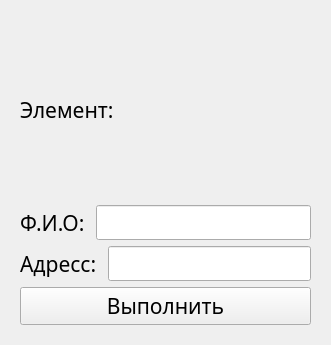
<?xml version="1.0" encoding="UTF-8"?>
<ui version="4.0">
 <class>dialogInsert</class>
 <widget class="QDialog" name="dialogInsert">
  <property name="geometry">
   <rect>
    <x>0</x>
    <y>0</y>
    <width>331</width>
    <height>315</height>
   </rect>
  </property>
  <property name="windowTitle">
   <string>Dialog</string>
  </property>
  <layout class="QGridLayout" name="gridLayout_3">
   <item row="0" column="0">
    <widget class="QStackedWidget" name="stackedWidget">
     <property name="currentIndex">
      <number>2</number>
     </property>
     <widget class="QWidget" name="page">
      <layout class="QGridLayout" name="gridLayout_2">
       <item row="0" column="0">
        <widget class="QLabel" name="label_7">
         <property name="maximumSize">
          <size>
           <width>400</width>
           <height>100</height>
          </size>
         </property>
         <property name="font">
          <font>
           <family>Montserrat Light</family>
           <pointsize>16</pointsize>
          </font>
         </property>
         <property name="text">
          <string>Элемент: </string>
         </property>
        </widget>
       </item>
       <item row="1" column="0">
        <layout class="QVBoxLayout" name="verticalLayout">
         <item>
          <widget class="QLabel" name="label_8">
           <property name="font">
            <font>
             <family>Montserrat Light</family>
             <pointsize>16</pointsize>
            </font>
           </property>
           <property name="text">
            <string>Название действия: </string>
           </property>
          </widget>
         </item>
         <item>
          <widget class="QLineEdit" name="lineEdit_6">
           <property name="font">
            <font>
             <family>Montserrat Light</family>
             <pointsize>14</pointsize>
            </font>
           </property>
           <property name="text">
            <string/>
           </property>
          </widget>
         </item>
         <item>
          <spacer name="verticalSpacer">
           <property name="orientation">
            <enum>Qt::Vertical</enum>
           </property>
           <property name="sizeType">
            <enum>QSizePolicy::Fixed</enum>
           </property>
           <property name="sizeHint" stdset="0">
            <size>
             <width>20</width>
             <height>40</height>
            </size>
           </property>
          </spacer>
         </item>
        </layout>
       </item>
       <item row="2" column="0">
        <widget class="QPushButton" name="pushButton_2">
         <property name="font">
          <font>
           <family>Montserrat Light</family>
           <pointsize>16</pointsize>
          </font>
         </property>
         <property name="text">
          <string>Выполнить</string>
         </property>
        </widget>
       </item>
      </layout>
     </widget>
     <widget class="QWidget" name="page_2">
      <layout class="QGridLayout" name="gridLayout">
       <item row="0" column="0">
        <widget class="QLabel" name="label">
         <property name="maximumSize">
          <size>
           <width>400</width>
           <height>100</height>
          </size>
         </property>
         <property name="font">
          <font>
           <family>Montserrat Light</family>
           <pointsize>16</pointsize>
          </font>
         </property>
         <property name="text">
          <string>Элемент: </string>
         </property>
        </widget>
       </item>
       <item row="1" column="0">
        <layout class="QHBoxLayout" name="horizontalLayout">
         <item>
          <widget class="QLabel" name="label_2">
           <property name="font">
            <font>
             <family>Montserrat Light</family>
             <pointsize>16</pointsize>
            </font>
           </property>
           <property name="text">
            <string>id_book: </string>
           </property>
          </widget>
         </item>
         <item>
          <widget class="QComboBox" name="comboBox"/>
         </item>
        </layout>
       </item>
       <item row="2" column="0">
        <layout class="QHBoxLayout" name="horizontalLayout_2">
         <item>
          <widget class="QLabel" name="label_3">
           <property name="font">
            <font>
             <family>Montserrat Light</family>
             <pointsize>16</pointsize>
            </font>
           </property>
           <property name="text">
            <string>Кол-во: </string>
           </property>
          </widget>
         </item>
         <item>
          <widget class="QLineEdit" name="lineEdit_2">
           <property name="font">
            <font>
             <family>Montserrat Light</family>
             <pointsize>14</pointsize>
            </font>
           </property>
           <property name="text">
            <string/>
           </property>
          </widget>
         </item>
        </layout>
       </item>
       <item row="3" column="0">
        <widget class="QPushButton" name="pushButton">
         <property name="font">
          <font>
           <family>Montserrat Light</family>
           <pointsize>16</pointsize>
          </font>
         </property>
         <property name="text">
          <string>Выполнить</string>
         </property>
        </widget>
       </item>
      </layout>
     </widget>
     <widget class="QWidget" name="page_3">
      <layout class="QGridLayout" name="gridLayout_5">
       <item row="0" column="0">
        <widget class="QLabel" name="label_4">
         <property name="font">
          <font>
           <family>Montserrat Light</family>
           <pointsize>16</pointsize>
          </font>
         </property>
         <property name="text">
          <string>Элемент: </string>
         </property>
        </widget>
       </item>
       <item row="1" column="0">
        <layout class="QHBoxLayout" name="horizontalLayout_3">
         <item>
          <widget class="QLabel" name="label_5">
           <property name="font">
            <font>
             <family>Montserrat Light</family>
             <pointsize>16</pointsize>
            </font>
           </property>
           <property name="text">
            <string>Ф.И.О: </string>
           </property>
          </widget>
         </item>
         <item>
          <widget class="QLineEdit" name="lineEdit">
           <property name="font">
            <font>
             <family>Montserrat Light</family>
             <pointsize>14</pointsize>
            </font>
           </property>
           <property name="text">
            <string/>
           </property>
          </widget>
         </item>
        </layout>
       </item>
       <item row="2" column="0">
        <layout class="QHBoxLayout" name="horizontalLayout_4">
         <item>
          <widget class="QLabel" name="label_6">
           <property name="font">
            <font>
             <family>Montserrat Light</family>
             <pointsize>16</pointsize>
            </font>
           </property>
           <property name="text">
            <string>Адресс: </string>
           </property>
          </widget>
         </item>
         <item>
          <widget class="QLineEdit" name="lineEdit_3">
           <property name="font">
            <font>
             <family>Montserrat Light</family>
             <pointsize>14</pointsize>
            </font>
           </property>
           <property name="text">
            <string/>
           </property>
          </widget>
         </item>
        </layout>
       </item>
       <item row="3" column="0">
        <widget class="QPushButton" name="pushButton_3">
         <property name="font">
          <font>
           <family>Montserrat Light</family>
           <pointsize>16</pointsize>
          </font>
         </property>
         <property name="text">
          <string>Выполнить</string>
         </property>
        </widget>
       </item>
      </layout>
     </widget>
     <widget class="QWidget" name="page_4">
      <layout class="QGridLayout" name="gridLayout_6">
       <item row="0" column="0">
        <widget class="QLabel" name="label_9">
         <property name="maximumSize">
          <size>
           <width>400</width>
           <height>100</height>
          </size>
         </property>
         <property name="font">
          <font>
           <family>Montserrat Light</family>
           <pointsize>16</pointsize>
          </font>
         </property>
         <property name="text">
          <string>Элемент: </string>
         </property>
        </widget>
       </item>
       <item row="1" column="0">
        <layout class="QHBoxLayout" name="horizontalLayout_5">
         <item>
          <widget class="QLabel" name="label_10">
           <property name="font">
            <font>
             <family>Montserrat Light</family>
             <pointsize>16</pointsize>
            </font>
           </property>
           <property name="text">
            <string>Название: </string>
           </property>
          </widget>
         </item>
         <item>
          <widget class="QLineEdit" name="lineEdit_4">
           <property name="font">
            <font>
             <family>Montserrat Light</family>
             <pointsize>14</pointsize>
            </font>
           </property>
           <property name="text">
            <string/>
           </property>
          </widget>
         </item>
        </layout>
       </item>
       <item row="2" column="0">
        <layout class="QHBoxLayout" name="horizontalLayout_6">
         <item>
          <widget class="QLabel" name="label_11">
           <property name="font">
            <font>
             <family>Montserrat Light</family>
             <pointsize>16</pointsize>
            </font>
           </property>
           <property name="text">
            <string>id_author: </string>
           </property>
          </widget>
         </item>
         <item>
          <widget class="QComboBox" name="comboBox_2"/>
         </item>
        </layout>
       </item>
       <item row="3" column="0">
        <layout class="QHBoxLayout" name="horizontalLayout_7">
         <item>
          <widget class="QLabel" name="label_12">
           <property name="font">
            <font>
             <family>Montserrat Light</family>
             <pointsize>16</pointsize>
            </font>
           </property>
           <property name="text">
            <string>id_typeStyle: </string>
           </property>
          </widget>
         </item>
         <item>
          <widget class="QComboBox" name="comboBox_3"/>
         </item>
        </layout>
       </item>
       <item row="4" column="0">
        <layout class="QHBoxLayout" name="horizontalLayout_8">
         <item>
          <widget class="QLabel" name="label_13">
           <property name="font">
            <font>
             <family>Montserrat Light</family>
             <pointsize>16</pointsize>
            </font>
           </property>
           <property name="text">
            <string>Год: </string>
           </property>
          </widget>
         </item>
         <item>
          <widget class="QLineEdit" name="lineEdit_8">
           <property name="font">
            <font>
             <family>Montserrat Light</family>
             <pointsize>14</pointsize>
            </font>
           </property>
           <property name="text">
            <string/>
           </property>
          </widget>
         </item>
        </layout>
       </item>
       <item row="5" column="0">
        <layout class="QHBoxLayout" name="horizontalLayout_9">
         <item>
          <widget class="QLabel" name="label_14">
           <property name="font">
            <font>
             <family>Montserrat Light</family>
             <pointsize>16</pointsize>
            </font>
           </property>
           <property name="text">
            <string>Кол-во страниц: </string>
           </property>
          </widget>
         </item>
         <item>
          <widget class="QLineEdit" name="lineEdit_9">
           <property name="font">
            <font>
             <family>Montserrat Light</family>
             <pointsize>14</pointsize>
            </font>
           </property>
           <property name="text">
            <string/>
           </property>
          </widget>
         </item>
        </layout>
       </item>
       <item row="6" column="0">
        <widget class="QPushButton" name="pushButton_4">
         <property name="font">
          <font>
           <family>Montserrat Light</family>
           <pointsize>16</pointsize>
          </font>
         </property>
         <property name="text">
          <string>Выполнить</string>
         </property>
        </widget>
       </item>
      </layout>
     </widget>
     <widget class="QWidget" name="page_5">
      <layout class="QGridLayout" name="gridLayout_7">
       <item row="0" column="0">
        <widget class="QLabel" name="label_15">
         <property name="maximumSize">
          <size>
           <width>400</width>
           <height>100</height>
          </size>
         </property>
         <property name="font">
          <font>
           <family>Montserrat Light</family>
           <pointsize>16</pointsize>
          </font>
         </property>
         <property name="text">
          <string>Элемент: </string>
         </property>
        </widget>
       </item>
       <item row="1" column="0">
        <layout class="QHBoxLayout" name="horizontalLayout_10">
         <item>
          <widget class="QLabel" name="label_16">
           <property name="font">
            <font>
             <family>Montserrat Light</family>
             <pointsize>16</pointsize>
            </font>
           </property>
           <property name="text">
            <string>Название действия: </string>
           </property>
          </widget>
         </item>
         <item>
          <widget class="QLineEdit" name="lineEdit_18">
           <property name="font">
            <font>
             <family>Montserrat Light</family>
             <pointsize>14</pointsize>
            </font>
           </property>
           <property name="text">
            <string/>
           </property>
          </widget>
         </item>
        </layout>
       </item>
       <item row="2" column="0">
        <layout class="QHBoxLayout" name="horizontalLayout_11">
         <item>
          <widget class="QLabel" name="label_17">
           <property name="font">
            <font>
             <family>Montserrat Light</family>
             <pointsize>16</pointsize>
            </font>
           </property>
           <property name="text">
            <string>Дата: </string>
           </property>
          </widget>
         </item>
         <item>
          <widget class="QLineEdit" name="lineEdit_7">
           <property name="font">
            <font>
             <family>Montserrat Light</family>
             <pointsize>14</pointsize>
            </font>
           </property>
           <property name="text">
            <string/>
           </property>
          </widget>
         </item>
        </layout>
       </item>
       <item row="3" column="0">
        <layout class="QHBoxLayout" name="horizontalLayout_12">
         <item>
          <widget class="QLabel" name="label_18">
           <property name="font">
            <font>
             <family>Montserrat Light</family>
             <pointsize>16</pointsize>
            </font>
           </property>
           <property name="text">
            <string>Название таблицы: </string>
           </property>
          </widget>
         </item>
         <item>
          <widget class="QLineEdit" name="lineEdit_10">
           <property name="font">
            <font>
             <family>Montserrat Light</family>
             <pointsize>14</pointsize>
            </font>
           </property>
           <property name="text">
            <string/>
           </property>
          </widget>
         </item>
        </layout>
       </item>
       <item row="4" column="0">
        <widget class="QPushButton" name="pushButton_5">
         <property name="font">
          <font>
           <family>Montserrat Light</family>
           <pointsize>16</pointsize>
          </font>
         </property>
         <property name="text">
          <string>Выполнить</string>
         </property>
        </widget>
       </item>
      </layout>
     </widget>
     <widget class="QWidget" name="page_6">
      <layout class="QGridLayout" name="gridLayout_4">
       <item row="0" column="0">
        <widget class="QLabel" name="label_19">
         <property name="maximumSize">
          <size>
           <width>400</width>
           <height>100</height>
          </size>
         </property>
         <property name="font">
          <font>
           <family>Montserrat Light</family>
           <pointsize>16</pointsize>
          </font>
         </property>
         <property name="text">
          <string>Элемент: </string>
         </property>
        </widget>
       </item>
       <item row="1" column="0">
        <layout class="QHBoxLayout" name="horizontalLayout_14">
         <item>
          <widget class="QLabel" name="label_20">
           <property name="font">
            <font>
             <family>Montserrat Light</family>
             <pointsize>16</pointsize>
            </font>
           </property>
           <property name="text">
            <string>Дата: </string>
           </property>
          </widget>
         </item>
         <item>
          <widget class="QLineEdit" name="lineEdit_11">
           <property name="font">
            <font>
             <family>Montserrat Light</family>
             <pointsize>14</pointsize>
            </font>
           </property>
           <property name="text">
            <string/>
           </property>
          </widget>
         </item>
        </layout>
       </item>
       <item row="2" column="0">
        <layout class="QHBoxLayout" name="horizontalLayout_15">
         <item>
          <widget class="QLabel" name="label_21">
           <property name="font">
            <font>
             <family>Montserrat Light</family>
             <pointsize>16</pointsize>
            </font>
           </property>
           <property name="text">
            <string>id_action: </string>
           </property>
          </widget>
         </item>
         <item>
          <widget class="QComboBox" name="comboBox_6"/>
         </item>
        </layout>
       </item>
       <item row="3" column="0">
        <layout class="QHBoxLayout" name="horizontalLayout_16">
         <item>
          <widget class="QLabel" name="label_22">
           <property name="font">
            <font>
             <family>Montserrat Light</family>
             <pointsize>16</pointsize>
            </font>
           </property>
           <property name="text">
            <string>id_staffMember: </string>
           </property>
          </widget>
         </item>
         <item>
          <widget class="QComboBox" name="comboBox_5"/>
         </item>
        </layout>
       </item>
       <item row="4" column="0">
        <layout class="QHBoxLayout" name="horizontalLayout_17">
         <item>
          <widget class="QLabel" name="label_23">
           <property name="font">
            <font>
             <family>Montserrat Light</family>
             <pointsize>16</pointsize>
            </font>
           </property>
           <property name="text">
            <string>id_book: </string>
           </property>
          </widget>
         </item>
         <item>
          <widget class="QComboBox" name="comboBox_4"/>
         </item>
        </layout>
       </item>
       <item row="5" column="0">
        <layout class="QHBoxLayout" name="horizontalLayout_18">
         <item>
          <widget class="QLabel" name="label_24">
           <property name="font">
            <font>
             <family>Montserrat Light</family>
             <pointsize>16</pointsize>
            </font>
           </property>
           <property name="text">
            <string>Кол-во: </string>
           </property>
          </widget>
         </item>
         <item>
          <widget class="QLineEdit" name="lineEdit_15">
           <property name="font">
            <font>
             <family>Montserrat Light</family>
             <pointsize>14</pointsize>
            </font>
           </property>
           <property name="text">
            <string/>
           </property>
          </widget>
         </item>
        </layout>
       </item>
       <item row="6" column="0">
        <layout class="QHBoxLayout" name="horizontalLayout_19">
         <item>
          <widget class="QLabel" name="label_25">
           <property name="font">
            <font>
             <family>Montserrat Light</family>
             <pointsize>16</pointsize>
            </font>
           </property>
           <property name="text">
            <string>Цена: </string>
           </property>
          </widget>
         </item>
         <item>
          <widget class="QLineEdit" name="lineEdit_16">
           <property name="font">
            <font>
             <family>Montserrat Light</family>
             <pointsize>14</pointsize>
            </font>
           </property>
           <property name="text">
            <string/>
           </property>
          </widget>
         </item>
        </layout>
       </item>
       <item row="7" column="0">
        <widget class="QPushButton" name="pushButton_6">
         <property name="font">
          <font>
           <family>Montserrat Light</family>
           <pointsize>16</pointsize>
          </font>
         </property>
         <property name="text">
          <string>Выполнить</string>
         </property>
        </widget>
       </item>
      </layout>
     </widget>
     <widget class="QWidget" name="page_7">
      <layout class="QGridLayout" name="gridLayout_8">
       <item row="1" column="0">
        <layout class="QHBoxLayout" name="horizontalLayout_13">
         <item>
          <widget class="QLabel" name="label_28">
           <property name="font">
            <font>
             <family>Montserrat Light</family>
             <pointsize>16</pointsize>
            </font>
           </property>
           <property name="text">
            <string>Ф.И.О: </string>
           </property>
          </widget>
         </item>
         <item>
          <widget class="QLineEdit" name="lineEdit_12">
           <property name="font">
            <font>
             <family>Montserrat Light</family>
             <pointsize>14</pointsize>
            </font>
           </property>
           <property name="text">
            <string/>
           </property>
          </widget>
         </item>
        </layout>
       </item>
       <item row="2" column="0">
        <layout class="QHBoxLayout" name="horizontalLayout_21">
         <item>
          <widget class="QLabel" name="label_29">
           <property name="font">
            <font>
             <family>Montserrat Light</family>
             <pointsize>16</pointsize>
            </font>
           </property>
           <property name="text">
            <string>Телефон: </string>
           </property>
          </widget>
         </item>
         <item>
          <widget class="QLineEdit" name="lineEdit_13">
           <property name="font">
            <font>
             <family>Montserrat Light</family>
             <pointsize>14</pointsize>
            </font>
           </property>
           <property name="text">
            <string/>
           </property>
          </widget>
         </item>
        </layout>
       </item>
       <item row="3" column="0">
        <layout class="QHBoxLayout" name="horizontalLayout_22">
         <item>
          <widget class="QLabel" name="label_30">
           <property name="font">
            <font>
             <family>Montserrat Light</family>
             <pointsize>16</pointsize>
            </font>
           </property>
           <property name="text">
            <string>ИНН: </string>
           </property>
          </widget>
         </item>
         <item>
          <widget class="QLineEdit" name="lineEdit_14">
           <property name="font">
            <font>
             <family>Montserrat Light</family>
             <pointsize>14</pointsize>
            </font>
           </property>
           <property name="text">
            <string/>
           </property>
          </widget>
         </item>
        </layout>
       </item>
       <item row="4" column="0">
        <widget class="QPushButton" name="pushButton_7">
         <property name="font">
          <font>
           <family>Montserrat Light</family>
           <pointsize>16</pointsize>
          </font>
         </property>
         <property name="text">
          <string>Выполнить</string>
         </property>
        </widget>
       </item>
       <item row="0" column="0">
        <widget class="QLabel" name="label_27">
         <property name="maximumSize">
          <size>
           <width>400</width>
           <height>100</height>
          </size>
         </property>
         <property name="font">
          <font>
           <family>Montserrat Light</family>
           <pointsize>16</pointsize>
          </font>
         </property>
         <property name="text">
          <string>Элемент: </string>
         </property>
        </widget>
       </item>
      </layout>
     </widget>
     <widget class="QWidget" name="page_8">
      <layout class="QGridLayout" name="gridLayout_9">
       <item row="0" column="0">
        <widget class="QLabel" name="label_31">
         <property name="maximumSize">
          <size>
           <width>400</width>
           <height>100</height>
          </size>
         </property>
         <property name="font">
          <font>
           <family>Montserrat Light</family>
           <pointsize>16</pointsize>
          </font>
         </property>
         <property name="text">
          <string>Элемент: </string>
         </property>
        </widget>
       </item>
       <item row="1" column="0">
        <layout class="QVBoxLayout" name="verticalLayout_2">
         <item>
          <widget class="QLabel" name="label_32">
           <property name="font">
            <font>
             <family>Montserrat Light</family>
             <pointsize>16</pointsize>
            </font>
           </property>
           <property name="text">
            <string>Название стиля: </string>
           </property>
          </widget>
         </item>
         <item>
          <widget class="QLineEdit" name="lineEdit_5">
           <property name="font">
            <font>
             <family>Montserrat Light</family>
             <pointsize>14</pointsize>
            </font>
           </property>
           <property name="text">
            <string/>
           </property>
          </widget>
         </item>
         <item>
          <spacer name="verticalSpacer_2">
           <property name="orientation">
            <enum>Qt::Vertical</enum>
           </property>
           <property name="sizeType">
            <enum>QSizePolicy::Fixed</enum>
           </property>
           <property name="sizeHint" stdset="0">
            <size>
             <width>20</width>
             <height>40</height>
            </size>
           </property>
          </spacer>
         </item>
        </layout>
       </item>
       <item row="2" column="0">
        <widget class="QPushButton" name="pushButton_8">
         <property name="font">
          <font>
           <family>Montserrat Light</family>
           <pointsize>16</pointsize>
          </font>
         </property>
         <property name="text">
          <string>Выполнить</string>
         </property>
        </widget>
       </item>
      </layout>
     </widget>
    </widget>
   </item>
  </layout>
 </widget>
 <resources/>
 <connections/>
</ui>
